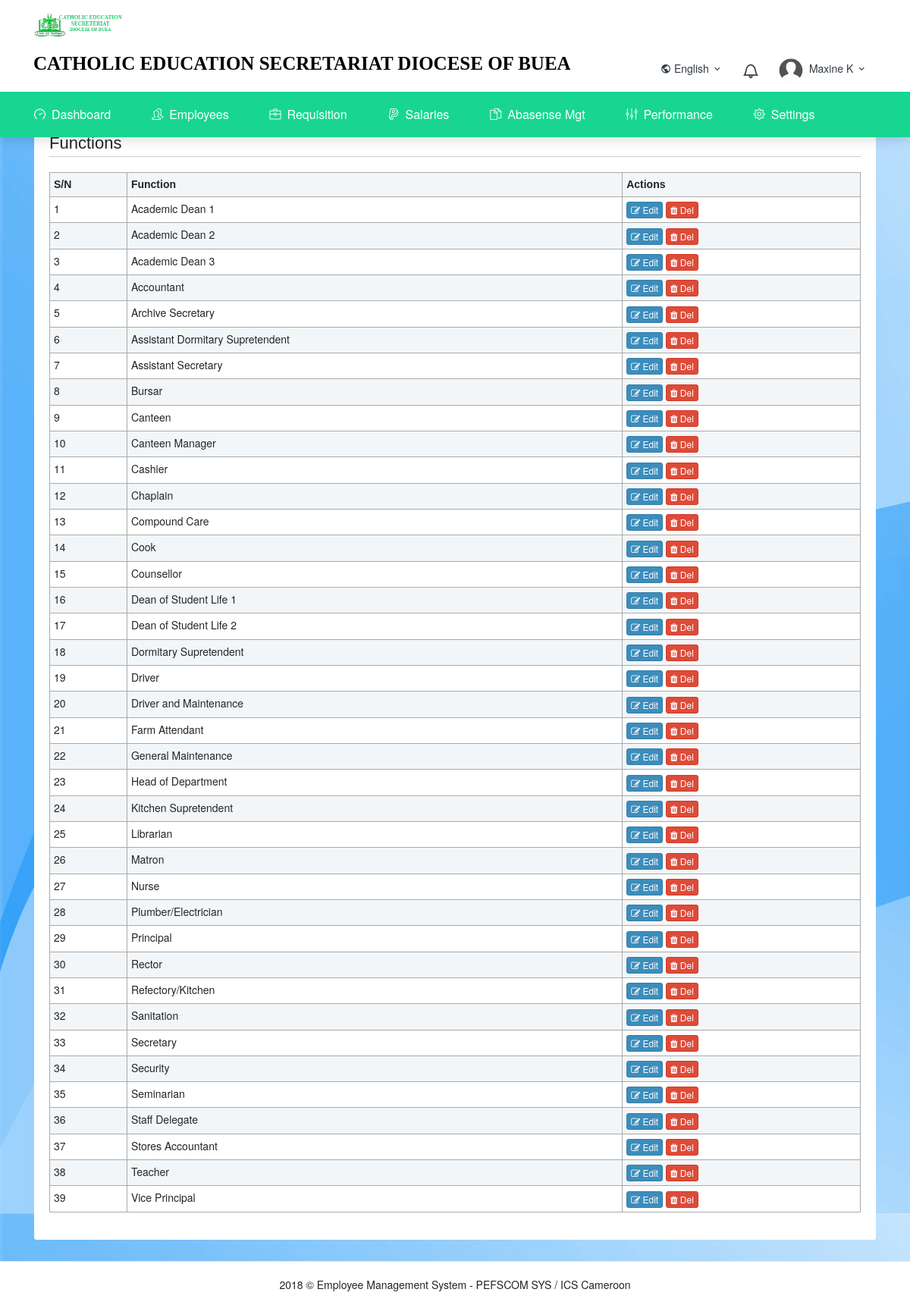
Screenshot of /admin/manage_functions.php with the database file from the repository.
### tables this page shows
CREATE TABLE `functions` (
  `id` int(50) NOT NULL,
  `function` text NOT NULL,
  `extra` text NOT NULL
);

### admin/manage_functions.php (the view, shortened to what this page needs)
<?php
$db = new dbc();
$dbc = $db->get_instance();
include_once 'includes/head.php';
 ?>
 <?php
include_once 'includes/top_bar.php';
include_once 'includes/navigation.php';
  ?>
  <br>
  <div class="wrapper">
      <div class="container-fluid">
          <div class="row">
              <div class="col-md-12">
                  <div class="card-box">
                      <h2 class="page-header">
                          Functions
                      </h2>
                      <div class="row">
                          <div class="col-md-12">
                              <div class="table responsive">
                                  <table class="table table-hover table-bordered table-striped">
                                      <tr>
                                          <th>S/N</th>
                                          <th>Function </th>
                                          <th>Actions</th>
                                      </tr>
                                      <?php
                                      $count = 1;
                                      $query = "SELECT * FROM `functions` ORDER BY function ";
                                      $result = mysqli_query($dbc, $query)
                                        or die("Error");
                                        if(mysqli_num_rows($result) == 0)
                                        {
                                            ?>
                                        <tr>
                                            <td colspan="4" class="text-center">
                                                <strong class="text-primary">No Functions yet</strong>
                                            </td>
                                        </tr>
                                            <?php
                                        }
                                        else
                                        {
                                            while($row = mysqli_fetch_array($result))
                                            {
                                                ?>
                                            <tr>
                                                <td><?php echo $count++; ?></td>
                                                <td><?php echo $row['function']; ?></td>
                                                <td>
                                                    <a href="edit_function.php?id=<?php echo $row['id']; ?>" class="btn btn-xs btn-primary"
                                                        title="Edit">
                                                        <i class="fa fa-edit"></i>
                                                        Edit
                                                    </a>
                                                    <a href="#" class="btn btn-xs btn-danger delete"
                                                        data-id1="<?php echo $row['id']; ?>">
                                                        <i class="fa fa-trash"></i>
                                                        Del
                                                    </a>
                                                </td>
                                            </tr>
                                                <?php
                                            }
                                        }
                                       ?>
                                  </table>
                              </div>
                          </div>
                      </div>
                  </div>
              </div>
          </div>
      </div>
  </div>
  <?php
include_once 'includes/footer.php';
   ?>
 <?php
include_once 'includes/end.php';
  ?>

### assets/css/app.css (style rules this page uses)
body { background: url('../images/bg.jpg'); }
th { font-weight: bold !important; }

### rows the page displays
functions: function "Academic Dean 1"
functions: function "Academic Dean 2"
functions: function "Academic Dean 3"
functions: function "Accountant"
functions: function "Archive Secretary"
functions: function "Assistant Dormitary Supretendent"
functions: function "Assistant Secretary"
functions: function "Bursar"
functions: function "Canteen"
functions: function "Canteen Manager"
functions: function "Cashier"
functions: function "Chaplain"
functions: function "Compound Care"
functions: function "Cook"
functions: function "Counsellor"
functions: function "Dean of Student Life 1"
functions: function "Dean of Student Life 2"
functions: function "Dormitary Supretendent"
functions: function "Driver"
functions: function "Driver and Maintenance"
functions: function "Farm Attendant"
functions: function "General Maintenance"
functions: function "Head of Department"
functions: function "Kitchen Supretendent"
functions: function "Librarian"
functions: function "Matron"
functions: function "Nurse"
functions: function "Plumber/Electrician"
functions: function "Principal"
functions: function "Rector"
functions: function "Refectory/Kitchen"
functions: function "Sanitation"
functions: function "Secretary"
functions: function "Security"
functions: function "Seminarian"
functions: function "Staff Delegate"
functions: function "Stores Accountant"
functions: function "Teacher"
functions: function "Vice Principal"

### other values shown
Company::company_name "CATHOLIC EDUCATION SECRETARIAT DIOCESE OF BUEA"
